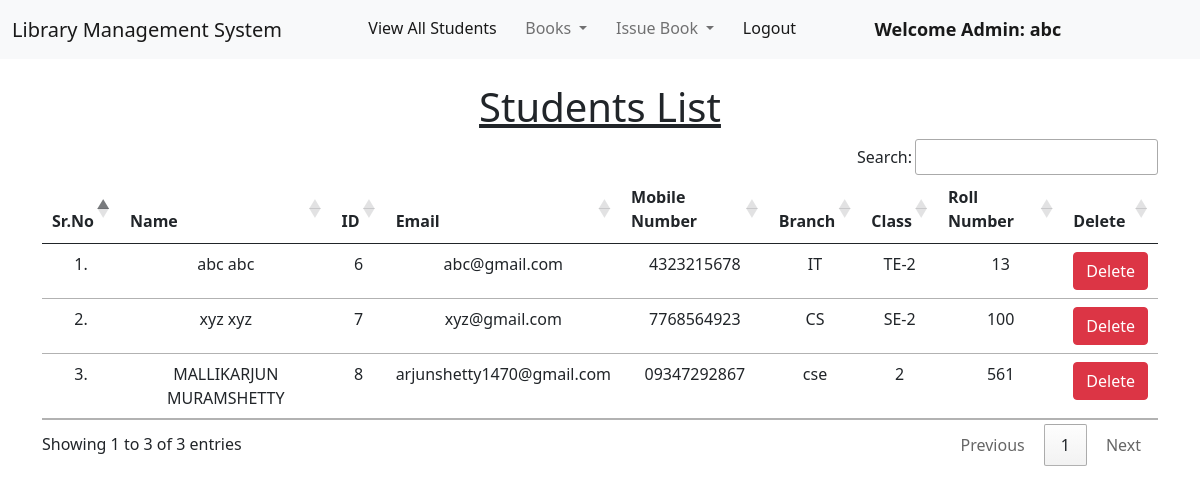
Page /view_students/ (signed in) on the committed database.
### library/models.py (models this page shows, shortened)
class Student(models.Model):
    user = models.OneToOneField(User, on_delete=models.CASCADE)
    classroom = models.CharField(max_length=10)
    branch = models.CharField(max_length=10)
    roll_no = models.CharField(max_length=3, blank=True)
    phone = models.CharField(max_length=10, blank=True)
    image = models.ImageField(upload_to="", blank=True)

### library/views.py (the view)
# urls.py: path("view_students/", views.view_students, name="view_students"),
@login_required(login_url = '/admin_login')
def view_students(request):
    students = Student.objects.all()
    return render(request, "view_students.html", {'students':students})

### library/templates/view_students.html (shortened to what this page needs)
{% extends 'admin_navbar.html' %}
{% load static %}
{% block body %}
<div class="container mt-4">
    <h1 class="text-center"><u>Students List</u></h1>
    <table class="table table-hover" id="example">
        <thead>
            <tr class="text-center">
                <th>Sr.No</th>
                <th>Name</th>
                <th>ID</th>
                <th>Email</th>
                <th>Mobile Number</th>
                <th>Branch</th>
                <th>Class</th>
                <th>Roll Number</th>
                <th>Delete</th>
            </tr>
        </thead>
        <tbody>
            {% for student in students %}
            <tr class="text-center">
                <td>{{forloop.counter}}.</td>
                <td>{{student.user.get_full_name}}</td>
                <td>{{student.user.id}}</td>
                <td>{{student.user.email}}</td>
                <td>{{student.phone}}</td>
                <td>{{student.branch}}</td>
                <td>{{student.classroom}}</td>
                <td>{{student.roll_no}}</td>
                <td><a href="/delete_student/{{student.id}}/" class="btn btn-danger" onclick="return confirm('Are you sure you want to delete this student?')">Delete</a></td>
            </tr>
            {% endfor %}
        </tbody>
    </table>
    </div>
{% endblock %}

### library/templates/admin_navbar.html (shortened to what this page needs)
<!doctype html>
<html lang="en">
  <head>
    <link href="https://cdn.jsdelivr.net/npm/bootstrap@5.1.0/dist/css/bootstrap.min.css" rel="stylesheet">
    <link rel="stylesheet" href="https://cdn.datatables.net/1.10.25/css/jquery.dataTables.min.css">
    <link rel="stylesheet" href="https://cdn.datatables.net/buttons/1.7.1/css/buttons.dataTables.min.css">
  </head>
  <body>
    <nav class="navbar navbar-expand-lg navbar-light bg-light">
        <div class="container-fluid">
          <a class="navbar-brand" href="#">Library Management System</a>
          <div class="collapse navbar-collapse" id="navbarSupportedContent">
            <ul class="navbar-nav me-auto mb-2 mb-lg-0">
              <li class="nav-item">
                <a class="nav-link active" aria-current="page" href="/view_students/">View All Students</a>
              </li>
              <li class="nav-item dropdown">
                <a class="nav-link dropdown-toggle" href="#" id="navbarDropdown" role="button" data-bs-toggle="dropdown" aria-expanded="false">
                  Books
                </a>
              </li>
              <li class="nav-item dropdown">
                <a class="nav-link dropdown-toggle" href="#" id="navbarDropdown" role="button" data-bs-toggle="dropdown" aria-expanded="false">
                  Issue Book
                </a>
              </li>
              <li class="nav-item">
                <a class="nav-link active" aria-current="page" href="/logout/">Logout</a>
              </li>
              <li class="nav-item">
                <a style="font-weight:600; font-family:'Segoe UI', Tahoma, Geneva, Verdana, sans-serif; font-size: large;" class="nav-link active" href="#">Welcome Admin: {{request.user}}</a>
              </li>
            </ul>
          </div>
        </div>
      </nav>
      {% block body %}
      {% endblock %}
  </body>
</html>

### rows in the picture
Student: user.get_full_name "abc abc", user.id "6", user.email "abc@gmail.com", phone "4323215678", branch "IT", classroom "TE-2", roll_no "13"
Student: user.get_full_name "xyz xyz", user.id "7", user.email "xyz@gmail.com", phone "7768564923", branch "CS", classroom "SE-2", roll_no "100"
Student: user.get_full_name "MALLIKARJUN MURAMSHETTY", user.id "8", user.email "arjunshetty1470@gmail.com", phone "09347292867", branch "cse", classroom "2", roll_no "561"

### other values in the picture
{{ request.user }} "abc"
